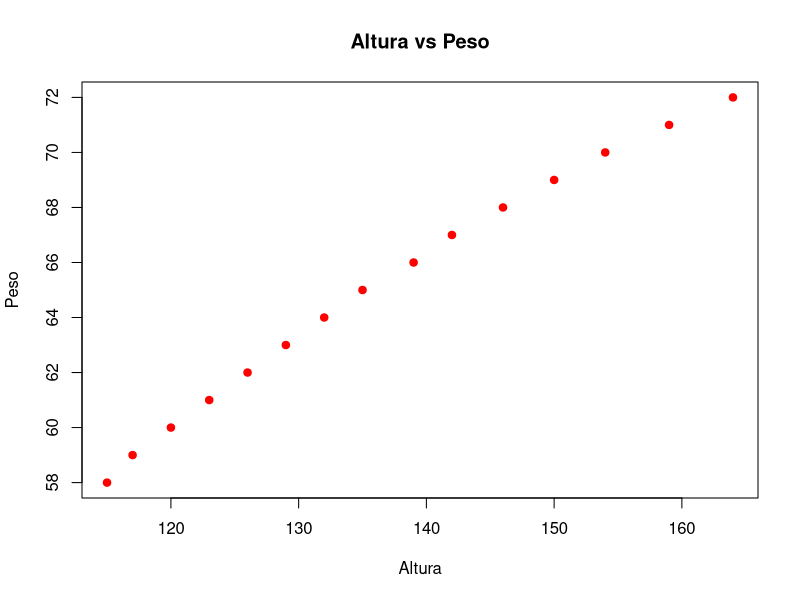
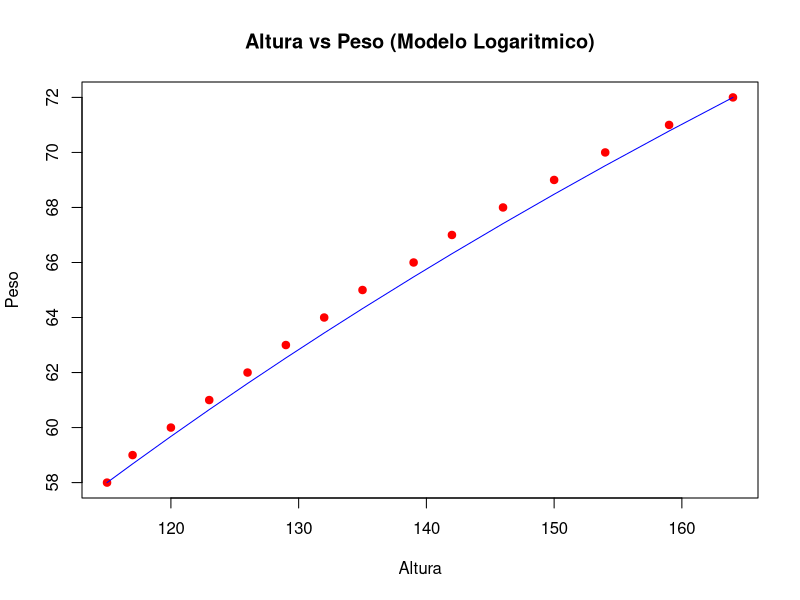
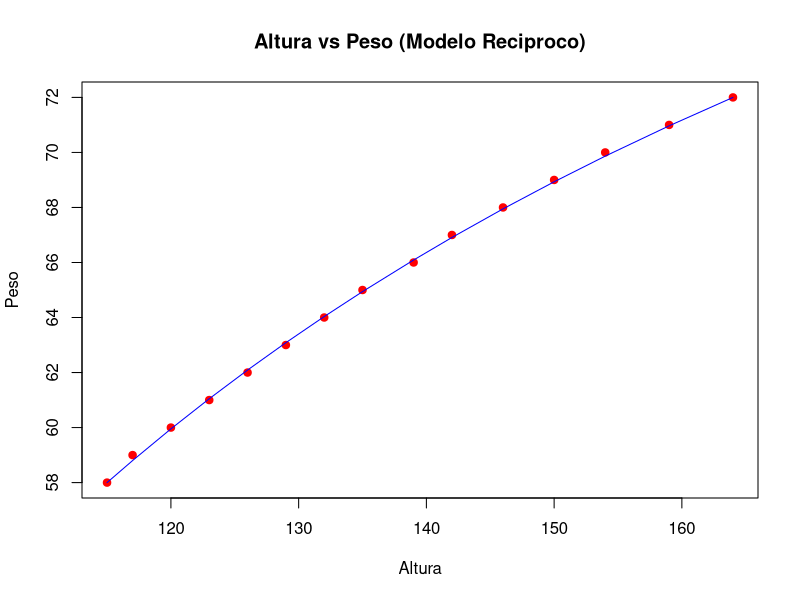

Write the R code that produced these figures, in order.
## ---- chunk 1
knitr::opts_chunk$set(echo = TRUE)
library(openxlsx)
## ---- chunk 2
data <- read.xlsx("mrl/class26022026/laboratory4.xlsx", sheet = 1)
data
## ---- chunk 3
plot(
  data$altura,
  data$peso,
  main = "Altura vs Peso",
  xlab = "Altura",
  ylab = "Peso",
  pch = 19,
  col = 'red'
)
## ---- chunk 4
data$log_altura <- log(data$altura)
log_model <- lm(peso ~ log_altura, data = data)
summary(log_model)
## ---- chunk 5
cat("Intercepto: ", coef(log_model)[1], "\n")
cat("Pendiente: ", coef(log_model)[2], "\n")
## ---- chunk 6
log_formula <- function(x) {
  coef(log_model)[1] + coef(log_model)[2] * log(x)
}
## ---- chunk 7
plot(
  data$altura,
  data$peso,
  main = "Altura vs Peso (Modelo Logaritmico)",
  xlab = "Altura",
  ylab = "Peso",
  pch = 19,
  col = 'red'
)
par(new = T)
plot(
    data$altura,
    log_formula(data$altura),
    col = 'blue',
    type = 'l',
    lwd = '1',
    main = "",
    xlab = "",
    ylab = "",
    axes = F
)
## ---- chunk 8
data$reciprocal_altura <- 1 / data$altura
reciprocal_model <- lm(peso ~ reciprocal_altura, data = data)
summary(reciprocal_model)
## ---- chunk 9
cat("Intercepto: ", coef(reciprocal_model)[1], "\n")
cat("Pendiente: ", coef(reciprocal_model)[2], "\n")
## ---- chunk 10
recriprocal_formula <- function(x) {
  coef(reciprocal_model)[1] + coef(reciprocal_model)[2] * 1 / x
}
## ---- chunk 11
plot(
  data$altura,
  data$peso,
  main = "Altura vs Peso (Modelo Reciproco)",
  xlab = "Altura",
  ylab = "Peso",
  pch = 19,
  col = 'red'
)
par(new = T)
plot(
    data$altura,
    recriprocal_formula(data$altura),
    col = 'blue',
    type = 'l',
    lwd = '1',
    main = "",
    xlab = "",
    ylab = "",
    axes = F
)
